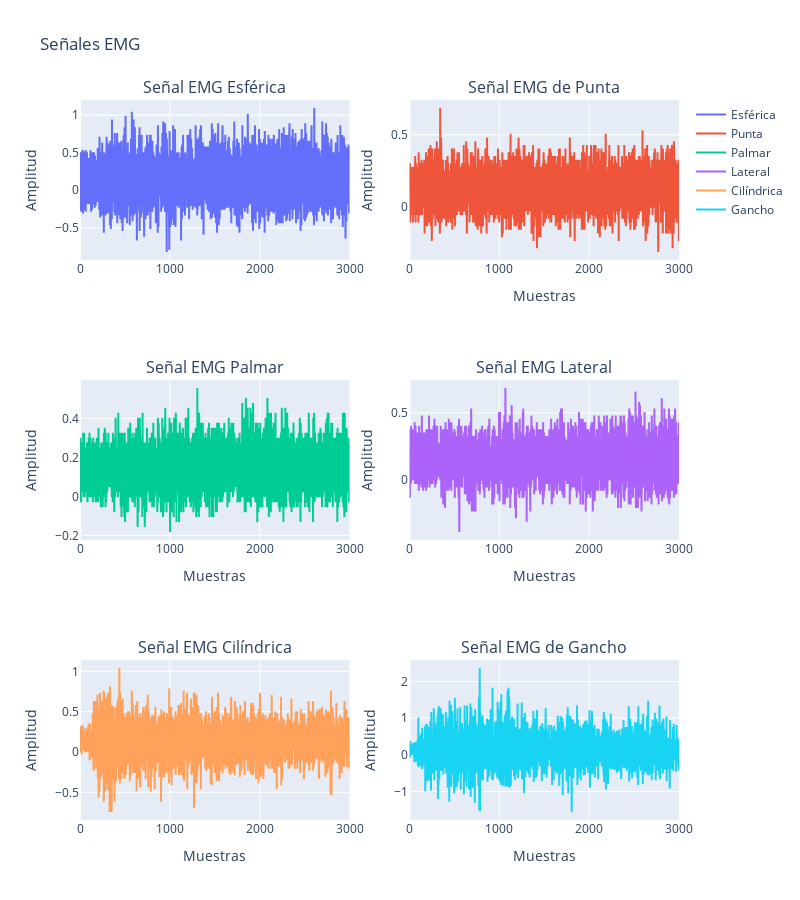

This figure's notebook cell:
### Markdown cell above
## 2-Control de Prótesis
Los datos se muestrearon a 500 Hz, se filtraron con un filtro Butterworth de paso de banda con cortes bajos y altos a 15 y 500 Hz, respectivamente, y un filtro de muesca a 50 Hz para eliminar los artefactos de interferencia de línea. La señal se registró de dos sensores EMG diferenciales, y las señales se condujeron a un sistema EMG de 2 canales de Delsys Bagnoli Handheld EMG Systems.

Los experimentos incluyen el agarre libre y repetido de diferentes objetos que fueron cruciales para realizar los movimientos de la mano. La fuerza y la velocidad se dejaron a voluntad del sujeto. Se colocaron dos electrodos sEMG en el antebrazo, Flexor Capri Ulnaris y Extensor Capri Radialis, Longus y Brevis, sujetos con bandas elásticas con el electrodo de referencia en el medio para recopilar información sobre la activación muscular.

Cinco sujetos sanos (dos hombres y tres mujeres) de aproximadamente la misma edad (entre 20 y 22 años) realizaron seis agarres 30 veces cada uno. El tiempo medido fue de 6 segundos. Los sujetos debían realizar repetidamente los siguientes seis movimientos que pueden considerarse como agarres diarios de la mano:

(a) Esférico: para sostener herramientas esféricas  
(b) Punta: para sostener herramientas pequeñas  
(c) Palmar: para agarrar con la palma hacia el objeto  
(d) Lateral: para sostener objetos delgados y planos  
(e) Cilíndrico: para sostener herramientas cilíndricas  
(f) Gancho: para soportar una carga pesada

### Code cell
import plotly.graph_objects as go  # Importa los objetos gráficos de Plotly para crear gráficos.
import scipy.io as scio  # Importa la biblioteca scipy.io para trabajar con archivos .mat.
from plotly.subplots import (
    make_subplots,
)  # Importa la función para crear subplots en Plotly.

# Cargar los datos desde el archivo .mat
allSignal = scio.loadmat("male_1.mat")

# Crear un subplot 3x2
fig = make_subplots(
    rows=3,
    cols=2,
    subplot_titles=(
        "Señal EMG Esférica",
        "Señal EMG de Punta",
        "Señal EMG Palmar",
        "Señal EMG Lateral",
        "Señal EMG Cilíndrica",
        "Señal EMG de Gancho",
    ),
)

# Añadir trazas a los subplots
fig.add_trace(
    go.Scatter(y=allSignal["spher_ch1"][0], name="Esférica"), row=1, col=1
)  # Añade la traza de la señal esférica al subplot (1, 1).
fig.add_trace(
    go.Scatter(y=allSignal["tip_ch1"][0], name="Punta"), row=1, col=2
)  # Añade la traza de la señal de punta al subplot (1, 2).
fig.add_trace(
    go.Scatter(y=allSignal["palm_ch1"][0], name="Palmar"), row=2, col=1
)  # Añade la traza de la señal palmar al subplot (2, 1).
fig.add_trace(
    go.Scatter(y=allSignal["lat_ch1"][0], name="Lateral"), row=2, col=2
)  # Añade la traza de la señal lateral al subplot (2, 2).
fig.add_trace(
    go.Scatter(y=allSignal["cyl_ch1"][0], name="Cilíndrica"), row=3, col=1
)  # Añade la traza de la señal cilíndrica al subplot (3, 1).
fig.add_trace(
    go.Scatter(y=allSignal["hook_ch1"][0], name="Gancho"), row=3, col=2
)  # Añade la traza de la señal de gancho al subplot (3, 2).

# Añadir títulos a cada eje
fig.update_xaxes(
    title_text="Muestras", row=1, col=2
)  # Añade el título del eje x al subplot (1, 2).
fig.update_yaxes(
    title_text="Amplitud", row=1, col=1
)  # Añade el título del eje y al subplot (1, 1).
fig.update_yaxes(
    title_text="Amplitud", row=1, col=2
)  # Añade el título del eje y al subplot (1, 2).
fig.update_xaxes(
    title_text="Muestras", row=2, col=1
)  # Añade el título del eje x al subplot (2, 1).
fig.update_yaxes(
    title_text="Amplitud", row=2, col=1
)  # Añade el título del eje y al subplot (2, 1).
fig.update_xaxes(
    title_text="Muestras", row=2, col=2
)  # Añade el título del eje x al subplot (2, 2).
fig.update_yaxes(
    title_text="Amplitud", row=2, col=2
)  # Añade el título del eje y al subplot (2, 2).
fig.update_xaxes(
    title_text="Muestras", row=3, col=1
)  # Añade el título del eje x al subplot (3, 1).
fig.update_yaxes(
    title_text="Amplitud", row=3, col=1
)  # Añade el título del eje y al subplot (3, 1).
fig.update_xaxes(
    title_text="Muestras", row=3, col=2
)  # Añade el título del eje x al subplot (3, 2).
fig.update_yaxes(
    title_text="Amplitud", row=3, col=2
)  # Añade el título del eje y al subplot (3, 2).

# Establecer los límites de los ejes
for i in range(1, 4):
    for j in range(1, 3):
        fig.update_xaxes(
            range=[0, 3000], row=i, col=j
        )  # Establece el rango del eje x de 0 a 3000 para cada subplot.

# Actualizar el diseño
fig.update_layout(
    height=900, width=800, title_text="Señales EMG"
)  # Ajusta el tamaño de la figura y añade el título principal.

# Mostrar la figura
fig.show()  # Muestra la figura interactiva.

### Figure 1 — Plotly figure (JSON) as saved in the notebook; plotly's stock layout.template omitted (floating-point values rounded to 4 significant figures; data arrays with more than 128 entries replaced by an {"elided": "..."} marker saying what was removed)
{"data": [{"name": "Esférica", "type": "scatter", "xaxis": "x", "y": {"elided": "3000 float values"}, "yaxis": "y"}, {"name": "Punta", "type": "scatter", "xaxis": "x2", "y": {"elided": "3000 float values"}, "yaxis": "y2"}, {"name": "Palmar", "type": "scatter", "xaxis": "x3", "y": {"elided": "3000 float values"}, "yaxis": "y3"}, {"name": "Lateral", "type": "scatter", "xaxis": "x4", "y": {"elided": "3000 float values"}, "yaxis": "y4"}, {"name": "Cilíndrica", "type": "scatter", "xaxis": "x5", "y": {"elided": "3000 float values"}, "yaxis": "y5"}, {"name": "Gancho", "type": "scatter", "xaxis": "x6", "y": {"elided": "3000 float values"}, "yaxis": "y6"}], "layout": {"annotations": [{"font": {"size": 16}, "showarrow": false, "text": "Señal EMG Esférica", "x": 0.225, "xanchor": "center", "xref": "paper", "y": 1, "yanchor": "bottom", "yref": "paper"}, {"font": {"size": 16}, "showarrow": false, "text": "Señal EMG de Punta", "x": 0.775, "xanchor": "center", "xref": "paper", "y": 1, "yanchor": "bottom", "yref": "paper"}, {"font": {"size": 16}, "showarrow": false, "text": "Señal EMG Palmar", "x": 0.225, "xanchor": "center", "xref": "paper", "y": 0.6111, "yanchor": "bottom", "yref": "paper"}, {"font": {"size": 16}, "showarrow": false, "text": "Señal EMG Lateral", "x": 0.775, "xanchor": "center", "xref": "paper", "y": 0.6111, "yanchor": "bottom", "yref": "paper"}, {"font": {"size": 16}, "showarrow": false, "text": "Señal EMG Cilíndrica", "x": 0.225, "xanchor": "center", "xref": "paper", "y": 0.2222, "yanchor": "bottom", "yref": "paper"}, {"font": {"size": 16}, "showarrow": false, "text": "Señal EMG de Gancho", "x": 0.775, "xanchor": "center", "xref": "paper", "y": 0.2222, "yanchor": "bottom", "yref": "paper"}], "height": 900, "title": {"text": "Señales EMG"}, "width": 800, "xaxis": {"anchor": "y", "domain": [0, 0.45], "range": [0, 3000]}, "xaxis2": {"anchor": "y2", "domain": [0.55, 1], "range": [0, 3000], "title": {"text": "Muestras"}}, "xaxis3": {"anchor": "y3", "domain": [0, 0.45], "range": [0, 3000], "title": {"text": "Muestras"}}, "xaxis4": {"anchor": "y4", "domain": [0.55, 1], "range": [0, 3000], "title": {"text": "Muestras"}}, "xaxis5": {"anchor": "y5", "domain": [0, 0.45], "range": [0, 3000], "title": {"text": "Muestras"}}, "xaxis6": {"anchor": "y6", "domain": [0.55, 1], "range": [0, 3000], "title": {"text": "Muestras"}}, "yaxis": {"anchor": "x", "domain": [0.7778, 1], "title": {"text": "Amplitud"}}, "yaxis2": {"anchor": "x2", "domain": [0.7778, 1], "title": {"text": "Amplitud"}}, "yaxis3": {"anchor": "x3", "domain": [0.3889, 0.6111], "title": {"text": "Amplitud"}}, "yaxis4": {"anchor": "x4", "domain": [0.3889, 0.6111], "title": {"text": "Amplitud"}}, "yaxis5": {"anchor": "x5", "domain": [0, 0.2222], "title": {"text": "Amplitud"}}, "yaxis6": {"anchor": "x6", "domain": [0, 0.2222], "title": {"text": "Amplitud"}}}}
